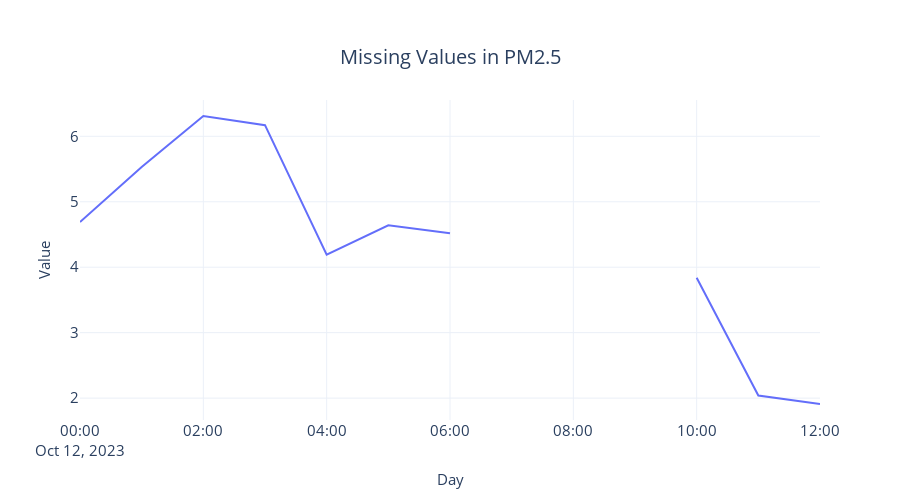

Notebook code cell kept with this figure:
### Code cell
df = df.loc["2023-10-12":"2023-10-12 12:00", "pm2_5_1_hr"].to_frame()
fig = px.line(df, x=df.index, y="pm2_5_1_hr", title="Missing Values in PM2.5")
fig = format_plot(fig, ["Original"])
fig.show()

### Figure 1 — Plotly figure (JSON) as saved in the notebook; plotly's stock layout.template omitted (floating-point values rounded to 4 significant figures)
{"data": [{"hovertemplate": "datetime=%{x}<br>pm2_5_1_hr=%{y}<extra></extra>", "legendgroup": "", "line": {"color": "#636efa", "dash": "solid"}, "marker": {"symbol": "circle"}, "mode": "lines", "name": "Original", "orientation": "v", "showlegend": false, "type": "scatter", "x": ["2023-10-12T00:00:00", "2023-10-12T01:00:00", "2023-10-12T02:00:00", "2023-10-12T03:00:00", "2023-10-12T04:00:00", "2023-10-12T05:00:00", "2023-10-12T06:00:00", "2023-10-12T07:00:00", "2023-10-12T08:00:00", "2023-10-12T09:00:00", "2023-10-12T10:00:00", "2023-10-12T11:00:00", "2023-10-12T12:00:00"], "xaxis": "x", "y": [4.69, 5.53, 6.31, 6.17, 4.19, 4.64, 4.52, null, null, null, 3.84, 2.04, 1.91], "yaxis": "y"}], "layout": {"autosize": false, "height": 500, "legend": {"font": {"size": 15}, "orientation": "h", "title": {}, "tracegroupgap": 0, "x": 1, "xanchor": "right", "y": 0.98, "yanchor": "bottom"}, "title": {"font": {"size": 20}, "text": "Missing Values in PM2.5", "x": 0.5, "xanchor": "center", "yanchor": "top"}, "width": 900, "xaxis": {"anchor": "y", "domain": [0, 1], "tickfont": {"size": 15}, "title": {"font": {"size": 15}, "text": "Day"}}, "yaxis": {"anchor": "x", "domain": [0, 1], "tickfont": {"size": 15}, "title": {"font": {"size": 15}, "text": "Value"}}}}
